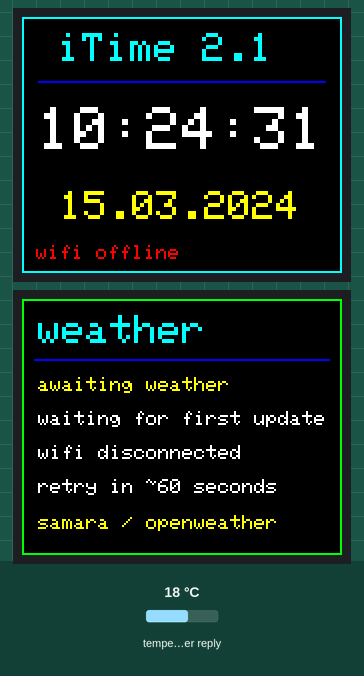
This sketch was run on a simulated ESP32-S3. Shown: 2 × 160×128 colour display. Inputs (shaded band) come from the test bench; at power-on: temperature in the weather reply 18 °C. WiFi joins after 1.5 s; servers stay silent unless stated; the local clock reads 2024-03-15 10:24:30 at power-on unless the sketch sets it; web services answer with replies made up by the test bench; what the sketch prints to the serial monitor is not drawn.

Above: at 1.1 s.
At 6.4 s:
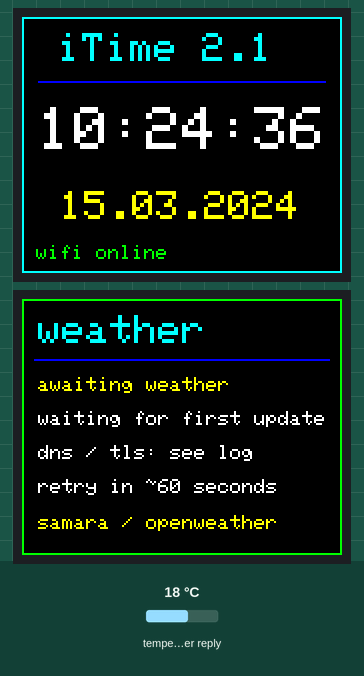
6.5 s: temperature in the weather reply set to -14 °C
At 18.8 s:
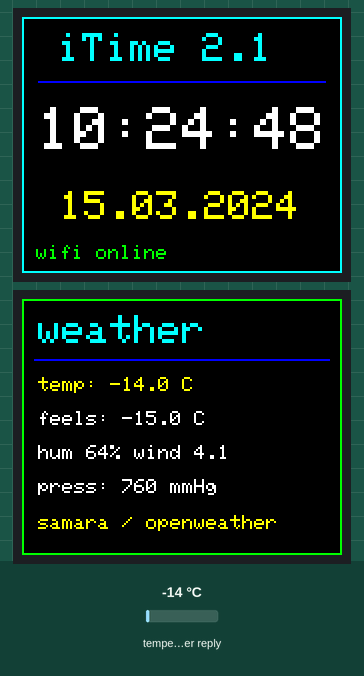
Timing chart, 0 to 20.3 s (numbered marks = the images above; inputs shaded):
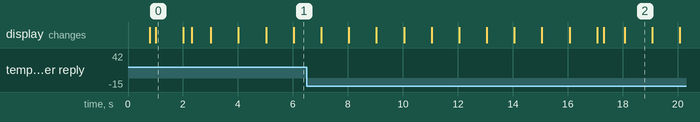

Measured:
- what the display in image 0 shows lasts 1.0 s, from 1.0 s to 2.0 s

The sketch:

itime_2_1.ino
```cpp
#include <WiFi.h>
#include <WiFiClientSecure.h>
#include <HTTPClient.h>
#include <ArduinoJson.h>
#include "openweather_ca.h"
#include <WebServer.h>
#include <time.h>
#include <Adafruit_GFX.h>
#include <Adafruit_ST7735.h>
#include "secrets.h"

// Tested first display wiring from iTime-2.0:
// TFT 1: rst=5, cs=7, dc=6, din=17, clk=18.
// TFT 2: rst=4, cs=8, dc=6, din=17, clk=18.
// Both: VCC=3V3 (J1 short), BL=3V3, GND=GND.
// Shared software SPI clock/data; separate CS and RST.

constexpr int LCD_DC = 6;
constexpr int LCD_MOSI = 17;
constexpr int LCD_SCLK = 18;
constexpr int CLOCK_CS = 7;
constexpr int CLOCK_RST = 5;
constexpr int INFO_CS = 8;
constexpr int INFO_RST = 4;
constexpr long UTC_PLUS_FOUR_SECONDS = 4L * 3600L;

Adafruit_ST7735 clockTft(CLOCK_CS, LCD_DC, LCD_MOSI, LCD_SCLK, CLOCK_RST);
Adafruit_ST7735 infoTft(INFO_CS, LCD_DC, LCD_MOSI, LCD_SCLK, INFO_RST);
WebServer server(80);

bool ntpStarted = false;
bool wasConnected = false;
unsigned long lastClockDraw = 0;
unsigned long lastInfoDraw = 0;
unsigned long lastWifiTry = 0;
unsigned long lastSerialLog = 0;

// Samara city-centre coordinates; adjust to your district if needed.
constexpr float WEATHER_LAT = 53.1956f;
constexpr float WEATHER_LON = 50.1015f;
constexpr uint32_t WEATHER_REFRESH_MS = 15UL * 60UL * 1000UL;
// OpenWeather pressure is in hPa; display it in millimetres of mercury.
constexpr float HPA_TO_MMHG = 0.750061683f;
// Display #2: show weather for five minutes, then server status for five seconds.
// This is independent of the OpenWeather API refresh interval above.
constexpr uint32_t WEATHER_PAGE_MS = 5UL * 60UL * 1000UL;
constexpr uint32_t SERVER_PAGE_MS = 5UL * 1000UL;

struct WeatherInfo {
  bool valid = false;
  float temp = 0;
  float feelsLike = 0;
  float wind = 0;
  int humidity = 0;
  int pressure = 0;
  int code = 0;
  String description;
  String error = "waiting for first update";
  time_t updated = 0;
};

WeatherInfo weather;
SemaphoreHandle_t weatherMutex = nullptr;
unsigned long lastScreenSwitch = 0;
unsigned long lastInfoPoll = 0;
bool showWeatherPage = true;  // weather first, server appears briefly every five minutes
bool screenBaseDirty = true;

WeatherInfo weatherSnapshot() {
  WeatherInfo result;
  if (weatherMutex != nullptr && xSemaphoreTake(weatherMutex, pdMS_TO_TICKS(40)) == pdTRUE) {
    result = weather;
    xSemaphoreGive(weatherMutex);
  }
  return result;
}

String conditionEnglish(int code) {
  if (code >= 200 && code < 300) return "thunderstorm";
  if (code >= 300 && code < 400) return "drizzle";
  if (code >= 500 && code < 600) return "rain";
  if (code >= 600 && code < 700) return "snow";
  if (code >= 700 && code < 800) return "mist / haze";
  if (code == 800) return "clear sky";
  if (code == 801) return "few clouds";
  if (code >= 802 && code <= 804) return "cloudy";
  return "unknown";
}

void setWeatherError(const String& message) {
  Serial.print("weather error: ");
  Serial.println(message); // no API key is printed
  if (weatherMutex != nullptr && xSemaphoreTake(weatherMutex, pdMS_TO_TICKS(100)) == pdTRUE) {
    weather.error = message;
    xSemaphoreGive(weatherMutex);
  }
}

// A separate FreeRTOS task performs HTTPS; loop() keeps redrawing seconds.
// HTTPS certificate validation is enforced (no setInsecure()).
bool fetchWeather() {
  if (strlen(OPENWEATHER_API_KEY) < 10) {
    setWeatherError("missing api key");
    return false;
  }

  // Check DNS separately: HTTPClient -1 can mean DNS, TCP or TLS failure.
  const char* host = "api.openweathermap.org";
  IPAddress resolved;
  if (WiFi.hostByName(host, resolved) != 1) {
    setWeatherError("dns failed");
    Serial.println("weather dns: failed to resolve api.openweathermap.org");
    return false;
  }
  Serial.print("weather dns: ");
  Serial.println(resolved);
  Serial.printf("weather tls: epoch=%lld, free_heap=%u, rssi=%d dBm\n",
                (long long)time(nullptr), (unsigned)ESP.getFreeHeap(), WiFi.RSSI());

  WiFiClientSecure tls;
  // Validate host + certificate chain; do not disable TLS verification.
  tls.setCACert(OPENWEATHER_ROOT_CA);
  tls.setTimeout(12000);
  HTTPClient https;
  https.setConnectTimeout(12000);
  https.setTimeout(12000);

  String url = "https://api.openweathermap.org/data/2.5/weather?lat=";
  url += String(WEATHER_LAT, 4);
  url += "&lon=";
  url += String(WEATHER_LON, 4);
  url += "&units=metric&lang=ru&appid=";
  url += OPENWEATHER_API_KEY;

  if (!https.begin(tls, url)) {
    setWeatherError("https begin failed");
    return false;
  }
  Serial.println("weather https: connecting to api.openweathermap.org:443");
  const int status = https.GET();
  if (status != HTTP_CODE_OK) {
    if (status < 0) {
      // HTTPClient hides the underlying TLS failure under negative codes.
      char tlsMessage[180] = {0};
      int tlsCode = tls.lastError(tlsMessage, sizeof(tlsMessage));
      Serial.printf("weather http transport error: %d (%s)\n",
                    status, https.errorToString(status).c_str());
      Serial.printf("weather tls error: %d, %s\n", tlsCode,
                    tlsMessage[0] ? tlsMessage : "no TLS detail available");
      setWeatherError(String("https error ") + status);
    } else {
      // A real HTTP status: e.g. 401 means an invalid or inactive API key.
      Serial.printf("weather openweather returned HTTP %d\n", status);
      setWeatherError(String("http status ") + status);
    }
    https.end();
    return false;
  }

  JsonDocument doc;
  DeserializationError err = deserializeJson(doc, https.getString());
  if (err || doc["main"]["temp"].isNull() || doc["wind"]["speed"].isNull()) {
    setWeatherError("bad json response");
    https.end();
    return false;
  }

  WeatherInfo fresh;
  fresh.valid = true;
  fresh.temp = doc["main"]["temp"].as<float>();
  fresh.feelsLike = doc["main"]["feels_like"].as<float>();
  fresh.humidity = doc["main"]["humidity"].as<int>();
  fresh.pressure = doc["main"]["pressure"].as<int>();
  fresh.wind = doc["wind"]["speed"].as<float>();
  fresh.code = doc["weather"][0]["id"].as<int>();
  fresh.description = doc["weather"][0]["description"].as<String>();
  fresh.updated = time(nullptr);
  fresh.error = "";
  https.end();

  if (weatherMutex != nullptr && xSemaphoreTake(weatherMutex, pdMS_TO_TICKS(100)) == pdTRUE) {
    weather = fresh;
    xSemaphoreGive(weatherMutex);
  }
  Serial.printf("weather updated: %.1f C, humidity %d%%\n", fresh.temp, fresh.humidity);
  return true;
}

void weatherTask(void*) {
  for (;;) {
    // System time must be set before validating an HTTPS certificate.
    const bool ready = WiFi.status() == WL_CONNECTED && time(nullptr) > 1700000000;
    bool success = false;
    if (ready) success = fetchWeather();
    // Avoid hammering the service. A successful result is cached for 15 min.
    const uint32_t sleepMs = !ready ? 15000UL : success ? WEATHER_REFRESH_MS : 60000UL;
    vTaskDelay(pdMS_TO_TICKS(sleepMs));
  }
}

const char page[] PROGMEM = R"HTML(
<!doctype html><html lang="ru"><head><meta charset="utf-8">
<meta name="viewport" content="width=device-width, initial-scale=1">
<title>iTime-2.0</title>
<style>
body{background:#101723;color:#e9eff9;font:16px Arial,sans-serif;max-width:600px;margin:35px auto;padding:0 16px}
h1{color:#54daef}section{background:#1d293c;border-radius:14px;padding:18px;line-height:1.8}
strong{color:#90d8ff}small{color:#9db4ce}code{color:#d8e6fa}
</style></head><body><h1>iTime-2.0</h1>
<section><div>Время: <strong id="time">...</strong></div>
<div>Wi-Fi: <strong id="wifi">...</strong></div>
<div>IP: <strong id="ip">...</strong></div>
<div>Сигнал: <strong id="rssi">...</strong></div>
<div>Время работы: <strong id="uptime">...</strong></div>
<div>HTTP: <strong>порт 80</strong></div></section>
<h2>Погода · Самара</h2>
<section><div>Температура: <strong id="temp">ожидание...</strong></div>
<div>Ощущается как: <strong id="feels">—</strong></div>
<div>Влажность: <strong id="humidity">—</strong></div>
<div>Ветер: <strong id="wind">—</strong></div>
<div>Давление: <strong id="pressure">—</strong></div>
<div>Состояние: <strong id="condition">—</strong></div>
<div>Данные получены: <strong id="updated">—</strong></div></section>
<p><small>ESP32-S3 N16R8 · 2 × TFT ST7735 · локальный сервер</small></p>
<script>
async function refresh(){try{
const r=await fetch('/api/status',{cache:'no-store'});
if(!r.ok)throw Error(r.status);
const d=await r.json();
document.getElementById('time').textContent=d.time;
document.getElementById('wifi').textContent=d.connected?'подключен':'отключен';
document.getElementById('ip').textContent=d.ip;
document.getElementById('rssi').textContent=d.connected?d.rssi+' dBm':'—';
document.getElementById('uptime').textContent=d.uptime_s+' с';
}catch(e){document.getElementById('wifi').textContent='сервер недоступен';}}
async function refreshWeather(){try{
const r=await fetch('/api/weather',{cache:'no-store'});
if(!r.ok)throw Error(r.status);
const w=await r.json();
if(!w.valid){document.getElementById('temp').textContent=w.error||'ожидание';return;}
document.getElementById('temp').textContent=w.temp_c.toFixed(1)+' °C';
document.getElementById('feels').textContent=w.feels_like_c.toFixed(1)+' °C';
document.getElementById('humidity').textContent=w.humidity_percent+' %';
document.getElementById('wind').textContent=w.wind_ms.toFixed(1)+' м/с';
document.getElementById('pressure').textContent=w.pressure_mmhg.toFixed(1)+' мм рт. ст.';
document.getElementById('condition').textContent=w.description;
document.getElementById('updated').textContent=w.updated;
}catch(e){document.getElementById('temp').textContent='недоступно';}}
refresh();refreshWeather();setInterval(refresh,3000);setInterval(refreshWeather,10000);
</script></body></html>
)HTML";

String localTimeString() {
  struct tm t;
  if (!getLocalTime(&t, 15)) return "not synced";
  char buf[32];
  strftime(buf, sizeof(buf), "%d.%m.%Y %H:%M:%S", &t);
  return String(buf);
}

void configureServer() {
  server.on("/", HTTP_GET, []() {
    server.send_P(200, "text/html; charset=utf-8", page);
  });
  server.on("/api/status", HTTP_GET, []() {
    bool online = WiFi.status() == WL_CONNECTED;
    String json;
    json.reserve(220);
    json += "{\"connected\":";
    json += online ? "true" : "false";
    json += ",\"ip\":\"";
    json += online ? WiFi.localIP().toString() : String("-");
    json += "\",\"rssi\":";
    json += online ? String(WiFi.RSSI()) : String(0);
    json += ",\"uptime_s\":";
    json += String(millis() / 1000UL);
    json += ",\"time\":\"";
    json += localTimeString();
    json += "\"}";
    server.sendHeader("Cache-Control", "no-store");
    server.send(200, "application/json; charset=utf-8", json);
  });
  server.on("/api/weather", HTTP_GET, []() {
    WeatherInfo w = weatherSnapshot();
    JsonDocument result;
    result["city"] = "Samara";
    result["valid"] = w.valid;
    result["error"] = w.error;
    if (w.valid) {
      result["temp_c"] = w.temp;
      result["feels_like_c"] = w.feelsLike;
      result["humidity_percent"] = w.humidity;
      result["pressure_hpa"] = w.pressure; // retained for existing API clients
      result["pressure_mmhg"] = w.pressure * HPA_TO_MMHG;
      result["wind_ms"] = w.wind;
      result["weather_code"] = w.code;
      result["description"] = w.description;
      struct tm t;
      char stamp[24];
      if (localtime_r(&w.updated, &t) != nullptr) {
        strftime(stamp, sizeof(stamp), "%d.%m.%Y %H:%M", &t);
        result["updated"] = stamp;
      }
    }
    String json;
    serializeJson(result, json);
    server.sendHeader("Cache-Control", "no-store");
    server.send(200, "application/json; charset=utf-8", json);
  });
  server.onNotFound([]() {
    server.send(404, "text/plain; charset=utf-8", "not found");
  });
}

// Screen layouts are drawn once. Only changed values are refreshed.
void drawClockBase() {
  clockTft.fillScreen(ST77XX_BLACK);
  clockTft.drawRect(0, 0, clockTft.width(), clockTft.height(), ST77XX_CYAN);
  clockTft.setTextWrap(false);
  clockTft.setTextSize(2);
  clockTft.setTextColor(ST77XX_CYAN);
  clockTft.setCursor(18, 8);
  clockTft.print("iTime 2.1");
  clockTft.drawFastHLine(8, 32, 144, ST77XX_BLUE);
}

void drawClock() {
  static String previousTime = "";
  static String previousDate = "";
  static int previousWifi = -1;

  char timeBuf[12] = "--:--:--";
  char dateBuf[16] = "waiting ntp";
  struct tm t;
  if (getLocalTime(&t, 15)) {
    strftime(timeBuf, sizeof(timeBuf), "%H:%M:%S", &t);
    strftime(dateBuf, sizeof(dateBuf), "%d.%m.%Y", &t);
  }

  const String currentTime = timeBuf;
  const String currentDate = dateBuf;
  const int online = WiFi.status() == WL_CONNECTED ? 1 : 0;

  // Time has constant width: print foreground with an opaque background.
  // Unlike fillRect(), this does not blank the entire field first.
  if (currentTime != previousTime) {
    clockTft.setTextSize(3);
    clockTft.setTextColor(ST77XX_WHITE, ST77XX_BLACK);
    clockTft.setCursor(8, 45);
    clockTft.print(currentTime);
    previousTime = currentTime;
  }

  // Date is static most of the day: no reason to rewrite it every second.
  if (currentDate != previousDate) {
    clockTft.fillRect(12, 85, 139, 26, ST77XX_BLACK);
    clockTft.setTextSize(2);
    clockTft.setTextColor(ST77XX_YELLOW);
    clockTft.setCursor(19, 87);
    clockTft.print(currentDate);
    previousDate = currentDate;
  }

  if (online != previousWifi) {
    clockTft.fillRect(7, 114, 145, 10, ST77XX_BLACK);
    clockTft.setTextSize(1);
    clockTft.setTextColor(online ? ST77XX_GREEN : ST77XX_RED);
    clockTft.setCursor(7, 114);
    clockTft.print(online ? "wifi online" : "wifi offline");
    previousWifi = online;
  }
}

void drawInfoBase() {
  // Border is drawn once; only the inner region changes on page switches.
  infoTft.fillScreen(ST77XX_BLACK);
  infoTft.drawRect(0, 0, infoTft.width(), infoTft.height(), ST77XX_GREEN);
  infoTft.setTextWrap(false);
  screenBaseDirty = true;
}

void drawInfoPageTitle() {
  infoTft.fillRect(3, 4, 154, 119, ST77XX_BLACK);
  infoTft.setTextColor(ST77XX_CYAN);
  infoTft.setTextSize(2);
  infoTft.setCursor(8, 8);
  infoTft.print(showWeatherPage ? "weather" : "iTime server");
  infoTft.drawFastHLine(6, 30, 148, ST77XX_BLUE);
  infoTft.setTextSize(1);
  infoTft.setTextColor(ST77XX_YELLOW);
  infoTft.setCursor(8, 108);
  infoTft.print(showWeatherPage ? "samara / openweather" : "http server :80");
}

// Redraw a single changing row, preserving the title, border and other rows.
void updateInfoRow(int16_t y, const String& content, uint16_t color) {
  infoTft.fillRect(8, y, 145, 11, ST77XX_BLACK);
  infoTft.setTextSize(1);
  infoTft.setTextColor(color);
  infoTft.setCursor(8, y);
  infoTft.print(content);
}

void drawInfo() {
  static String lastLines[4] = {"", "", "", ""};
  const bool newPage = screenBaseDirty;
  if (newPage) {
    drawInfoPageTitle();
    for (int i=0; i<4; i++) lastLines[i] = "";
    screenBaseDirty = false;
  }

  String lines[4];
  uint16_t colors[4] = { ST77XX_WHITE, ST77XX_WHITE, ST77XX_WHITE, ST77XX_WHITE };

  if (!showWeatherPage) {
    const bool online = WiFi.status() == WL_CONNECTED;
    lines[0] = online ? "wifi: connected" : "wifi: offline";
    colors[0] = online ? ST77XX_GREEN : ST77XX_RED;
    lines[1] = String("ip: ") + (online ? WiFi.localIP().toString() : String("not connected"));
    lines[2] = online ? String("rssi: ") + WiFi.RSSI() + " dbm" : String("rssi: -");
    lines[3] = String("uptime: ") + (millis() / 1000UL) + " s";
  } else {
    WeatherInfo w = weatherSnapshot();
    if (!w.valid) {
      lines[0] = "awaiting weather";
      colors[0] = ST77XX_YELLOW;
      lines[1] = w.error;
      if (WiFi.status() != WL_CONNECTED) {
        lines[2] = "wifi disconnected";
      } else if (time(nullptr) < 1700000000) {
        lines[2] = "waiting for ntp";
      } else {
        lines[2] = "dns / tls: see log";
      }
      lines[3] = "retry in ~60 seconds";
    } else {
      lines[0] = "temp: " + String(w.temp,1) + " C";
      colors[0] = ST77XX_YELLOW;
      lines[1] = "feels: " + String(w.feelsLike,1) + " C";
      lines[2] = "hum " + String(w.humidity) + "% wind " + String(w.wind,1);
      lines[3] = "press: " + String(w.pressure * HPA_TO_MMHG, 0) + " mmHg";
    }
  }
  const int16_t y[4] = {39,56,73,90};
  for (int i=0; i<4; i++) {
    if (newPage || lines[i] != lastLines[i]) {
      updateInfoRow(y[i], lines[i], colors[i]);
      lastLines[i] = lines[i];
    }
  }
}

void setup() {
  Serial.begin(115200);
  delay(400);
  Serial.println("itime-2.1 weather diagnostics starting");

  // Prevent the second panel from responding during the first panel's init.
  pinMode(CLOCK_CS, OUTPUT);
  pinMode(INFO_CS, OUTPUT);
  digitalWrite(CLOCK_CS, HIGH);
  digitalWrite(INFO_CS, HIGH);

  clockTft.initR(INITR_BLACKTAB);
  clockTft.setRotation(1);  // 160x128 landscape
  drawClockBase();
  drawClock();

  infoTft.initR(INITR_BLACKTAB);
  infoTft.setRotation(1);
  drawInfoBase();
  drawInfo();
  // Start the five-minute weather display interval at boot.
  lastScreenSwitch = millis();

  weatherMutex = xSemaphoreCreateMutex();
  if (weatherMutex == nullptr) {
    Serial.println("fatal: weather mutex creation failed");
  }
  configureServer();
  WiFi.mode(WIFI_STA);
  WiFi.setAutoReconnect(true);
  WiFi.begin(WIFI_SSID, WIFI_PASSWORD);
  lastWifiTry = millis();
  Serial.println("wifi starting");
  if (weatherMutex != nullptr) {
    BaseType_t ok = xTaskCreatePinnedToCore(weatherTask, "owm-fetch", 12288, nullptr, 1, nullptr, 0);
    if (ok != pdPASS) Serial.println("weather task creation failed");
  }
}

void loop() {
  unsigned long now = millis();
  bool online = WiFi.status() == WL_CONNECTED;

  if (online && !wasConnected) {
    Serial.print("wifi connected, ip: ");
    Serial.println(WiFi.localIP());
    if (!ntpStarted) {
      configTime(UTC_PLUS_FOUR_SECONDS, 0, "pool.ntp.org", "time.google.com");
      ntpStarted = true;
    }
    server.begin();
    Serial.println("web server ready on port 80");
    lastInfoDraw = 0;
  }
  if (!online && wasConnected) {
    Serial.println("wifi disconnected");
    lastInfoDraw = 0;
  }
  wasConnected = online;

  if (!online && now - lastWifiTry >= 15000UL) {
    lastWifiTry = now;
    Serial.println("retry wifi");
    WiFi.reconnect();
  }
  if (online) server.handleClient();

  if (now - lastClockDraw >= 1000UL) {
    lastClockDraw = now;
    drawClock();
  }
  // Only change the page when its own display duration has elapsed.
  // millis subtraction stays correct across ordinary counter wraparound.
  const uint32_t pageDuration = showWeatherPage ? WEATHER_PAGE_MS : SERVER_PAGE_MS;
  if ((uint32_t)(now - lastScreenSwitch) >= pageDuration) {
    lastScreenSwitch = now;
    showWeatherPage = !showWeatherPage;
    screenBaseDirty = true;
  }
  if (lastInfoDraw == 0 || now - lastInfoDraw >= 5000UL || screenBaseDirty) {
    lastInfoDraw = now;
    drawInfo();
  }
  if (now - lastSerialLog >= 15000UL) {
    lastSerialLog = now;
    Serial.print("uptime_s: ");
    Serial.print(now / 1000UL);
    Serial.print(" wifi: ");
    Serial.println(online ? "connected" : "offline");
  }
  delay(10);
}
```

Source omitted: openweather_ca.h (5192 bytes), secrets.example.h (277 bytes)
